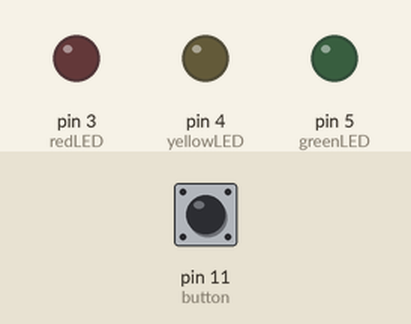
Recording of a sketch running on a simulated Arduino Uno, built with avr-gcc and run on an emulated ATmega328P. On the bench: output pins drawn as LEDs (lit = HIGH). Inputs (shaded band) come from the test bench; at power-on: pin 11 (button) HIGH.

Above: at 1.2 s.
1.3 s: pin 11 (button) pulled LOW for 0.15 s
At 2.1 s:
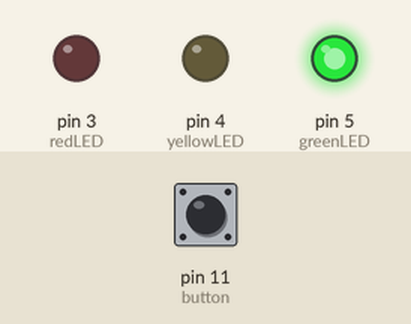
4.4 s: pin 11 (button) pulled LOW for 1 s
At 5.8 s:
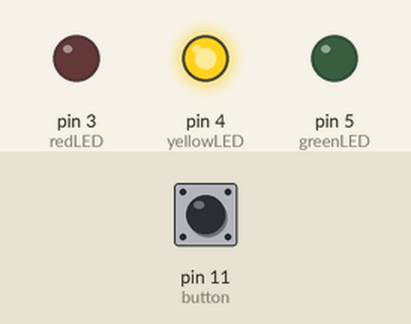
8.4 s: pin 11 (button) pulled LOW for 3.2 s
At 10.8 s:
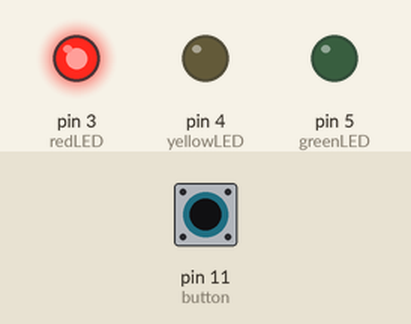
Timing chart, 0 to 15.9 s (numbered marks = the images above; inputs shaded):
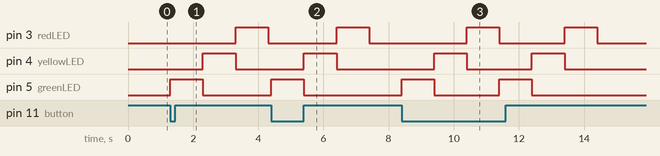

Measured:
- after the input at 1.3 s, pin 3 (redLED): LOW → HIGH after 2.0 s, → LOW 1.0 s later; pin 4 (yellowLED): LOW → HIGH after 1.0 s, → LOW 1.0 s later; pin 5 (greenLED): LOW → HIGH at once, → LOW 1.0 s later
- after the input at 4.4 s, pin 3 (redLED): LOW → HIGH after 2.0 s, → LOW 1.0 s later; pin 4 (yellowLED): LOW → HIGH after 1.0 s, → LOW 1.0 s later; pin 5 (greenLED): LOW → HIGH at once, → LOW 1.0 s later
- after the input at 8.4 s, pin 3 (redLED): alternates HIGH for 1.0 s and LOW for 2.0 s, 4 changes in all, then stays LOW, starting after 2.0 s; pin 4 (yellowLED): alternates HIGH for 1.0 s and LOW for 2.0 s, 4 changes in all, then stays LOW, starting after 1.0 s

The sketch:

led-button.ino
```cpp
// Name: Mark Katigbak
// Alternate LED with button

int greenLED = 5;
int yellowLED = 4;
int redLED = 3;
int button = 11;

void setup() {
  pinMode(greenLED, OUTPUT);
  pinMode(yellowLED, OUTPUT);
  pinMode(redLED, OUTPUT);
  pinMode(button, INPUT);
}

void loop() {
  if (digitalRead(button) == LOW) {
    digitalWrite(greenLED, HIGH);
    delay(1000);
    digitalWrite(greenLED, LOW);

    digitalWrite(yellowLED, HIGH);
    delay(1000);
    digitalWrite(yellowLED, LOW);

    digitalWrite(redLED, HIGH);
    delay(1000);
    digitalWrite(redLED, LOW);
  }
}
```
